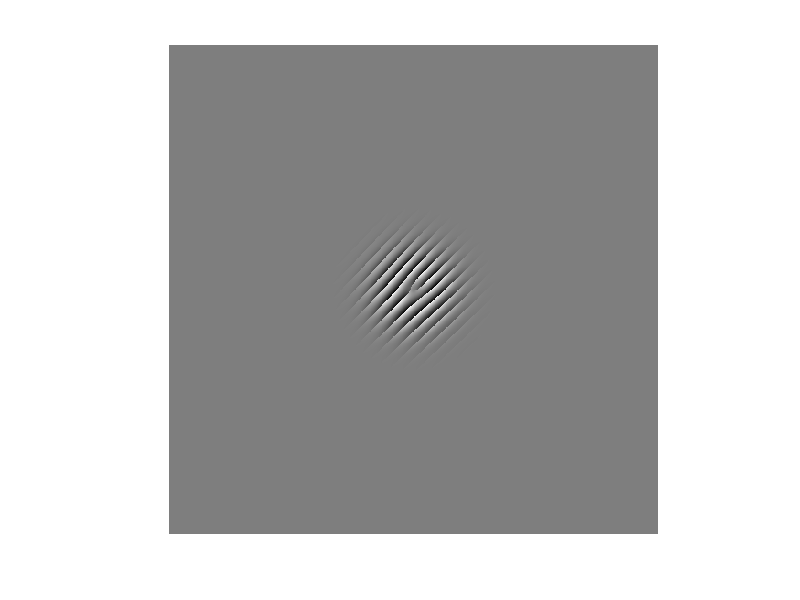

Here is the MATLAB script that generated this plot: (Note: this script raises an error after producing the figure.)
function combinedCode
  
%%%%%%%%%%%%%%%%%%%%%%%%%%%%%%%%%%%%%%%%%%%%%%%%%%%%%%%%%%%%%%%%%%%%%%%%%%%%%%%%%%%%%%%%%%%%%%%%%%%%%%%%%%%%%%%%%%%

function [E] = LGBeam(p, l, w_0, xx, yy)
% Generates a Laguerre-Gaussian Beam on coordinates [xx, yy] with parameters 
% p: radial order
% l: topologial charge
% w_0: radius as a percentage
counter = 1;
[phi,r] = cart2pol(xx,yy);
%phi=atan2(yy, xx);

RhoSquareOverWSquare = r.^2 ./ w_0.^2; %optimisation since we always use the squares
if counter == 1
  RhoSquareOverWSquare(counter)
  counter++
end
%c(p+1)=1;
%La = LaguerreL(c, abs(l), 2*RhoSquareOverWSquare);
p
La = Laguerre(p, abs(l), 2*RhoSquareOverWSquare);
Clg = sqrt((2*factorial(p)) ./ (pi * factorial(abs(l)+p))) ./ w_0;
E = Clg .* (sqrt(2)*sqrt(RhoSquareOverWSquare)).^abs(l) .* La .* exp(-RhoSquareOverWSquare) .* exp(-1i*l*phi);

%rad_term_1 = ((2*factorial(p))./(pi*factorial(p+abs(l)))).^(1/2);
%rad_term_2 = (sqrt(2).*r./w).^abs(l).*(exp(-(r./w).^2)./w);
%radial_function = rad_term_1.*rad_term_2;
%phase = exp(1i*phi*l);
%slm_mode = radial_function.*phase;
end

%%%%%%%%%%%%%%%%%%%%%%%%%%%%%%%%%%%%%%%%%%%%%%%%%%%%%%%%%%%%%%%%%%%%%%%%%%%%%%%%%%%%%%%%%%%%%%%%%%%%%%%%%%%%%%%%%%%

function [complexHologram, normalisationFactor] = LGHologram(dimensionsXY, pMatrix, lMatrix, beamRadiusPercent, normaliseZeroOne, rowToColRatio)
% Generates a Laguerre-Gaussian complex hologram normalised from magnitude 0 to 1 and angle -pi to pi.
%
% This function is comprehensive and should not really be used by itself.
% Instead, use one of the "helper" function which automatically set
% several of the parameters ofthis function.
%
% dimensionsXY(1), dimensionsXY(2) : number of pixels along each dimension
%
% pMatrix :     radial Order. Values must be 0 or a matrix the same size as
%               the lMatrix.
% lMatrix :     topological charge. Can be a matrix. [1 2; 5 19] will lay 
%               them in a square.
%
% beamRadiusPercent :   0.5 will fill the hologram
%
% normaliseZeroOne : The complex hologram will be normalised from [0,1] is
% this is true, otherwise the raw hologram is output. Default is true.
%
% rowToColRatio : For use when SLM pixels are not square. 2 means that
% pixels are twice as high as they are wide. Default = 1.
%
% Returns: A complex matrix which contains the LG beam as well as the
% normalisation factor that was used to normalise the beam amplitude to
% [0,1].
%
% Example: 
% mat=LGHologram([512 512],[0],[1],0.5); ComplexFigure(mat);
% mat=LGHologram([512 512],[0],[1],CalculateBeamRadius(512,8,2)); ComplexFigure(mat);

if nargin < 5
    normaliseZeroOne = true;
end
if nargin < 6
    rowToColRatio = 1;
end

grid=size(lMatrix)
N([1 2])=fliplr(dimensionsXY);
points=N./grid
range=N/min(N)

pMatrix(1:grid(1), 1:grid(2)) = pMatrix
beamRadiusPercent(1:grid(1), 1:grid(2)) = beamRadiusPercent
x=linspace(-range(1), range(1), points(1));
y=linspace(-range(2)/rowToColRatio, range(2)/rowToColRatio, points(2));
[yy,xx]=meshgrid(y,x);


%E(points(1), grid(1), points(2), grid(2)) = 0;
E = zeros(N);
for i=1:grid(1)
    for j=1:grid(2)
        E(:,:,i,j)=LGBeam(pMatrix(i,j), lMatrix(i,j), beamRadiusPercent(i,j), xx, yy);% OAM
        %A(:,i,:,j)=grating(E(:,:,i,j), xx, yy, gratingNumber,
        %gratingAngleDegrees, useAmplitude); % no grating in this function
    end
end
%A=reshape(A, N);
E=reshape(E, N);
%max(max(E))
%normalise from 0 to 1

if normaliseZeroOne == true
    R = abs(E);
    R = R ./ max(max(R));
    Phi = angle(E);
    complexHologram = R .* exp(1i*Phi);
    %sum(sum(E .* conj(E)))

    normalisationFactor = 1 / sum(sum(conj(complexHologram).*complexHologram));
    %warning('Remember to renormalise the measurements to maintain orthonormality! See: Flamm2013.');
else
    fprintf('here')
    complexHologram = E;
    normalisationFactor = 1;
end
end

%%%%%%%%%%%%%%%%%%%%%%%%%%%%%%%%%%%%%%%%%%%%%%%%%%%%%%%%%%%%%%%%%%%%%%%%%%%%%%%%%%%%%%%%%%%%%%%%%%%%%%%%%%%%%%%%%%%

function [ phaseHologram ] = AddGrating( inputHologram, gratingNumber, gratingAngle, complexAmplitude, gratingType, complexAmplitudeType )
%ADDGRATING Adds a grating to the provided hologram and outputs it as a
%phase-only matrix of doubles normalised to +-1 (origianlly +-pi).
%   gratingType is 'sin' or 'blazed' (defaults to blazed)
%   complexAmplitudeType defaults to 'multiply' but can also be 'sinc'. See: Clark2016 (DOI 10.1364/OE.24.006249)
%   Example: gmat = AddGrating(mat,50,0,false); imagesc(gmat);

if nargin < 5
    gratingType = 'blazed';
end
if nargin < 6
    complexAmplitudeType = 'multiply';
end

%create meshgrid
x=linspace(-pi, pi, size(inputHologram,1));
y=linspace(-pi, pi, size(inputHologram,2));
[yy,xx]=meshgrid(y,x);

theta=pi/180*gratingAngle;
plane=sin(theta)*xx+cos(theta)*yy;
phase=angle(inputHologram);

if strcmp(gratingType, 'sin') == true
    %Sin Grating
    phaseHologram=sin(phase+gratingNumber*plane+pi);
else %strcmp(grating, 'blazed') == true
    % Blazed Grating
    % See: https://en.wikipedia.org/wiki/Blazed_grating
    phaseHologram=mod(phase+gratingNumber*plane, 2*pi)-pi;
end

if (complexAmplitude)
    intensity = abs(inputHologram);
    
    if strcmp(complexAmplitudeType, 'sinc')
        error('Not implemented yet!');
       % phaseHologram = phaseHologram .* (1 - (1/pi)*asinc);
    else
        phaseHologram = phaseHologram .* intensity;        
    end
end

%renormalise to +-1
phaseHologram=(phaseHologram-pi)/(-pi-pi);

end

%%%%%%%%%%%%%%%%%%%%%%%%%%%%%%%%%%%%%%%%%%%%%%%%%%%%%%%%%%%%%%%%%%%%%%%%%%%%%%%%%%%%%%%%%%%%%%%%%%%%%%%%%%%%%%%%%%%
function [ beamRadiusPercent ] = CalculateBeamRadius( dimensionPixels, pixelSize_um, beamRadius_mm )
%CALCULATEBEAMRADIUS Converts beamRadius in mm to a percentage of the
%specified dimensionPixels and the pixel size

beamRadiusPercent = 1/((dimensionPixels * pixelSize_um * 1e-6)/(beamRadius_mm*1e-3))

end

%%%%%%%%%%%%%%%%%%%%%%%%%%%%%%%%%%%%%%%%%%%%%%%%%%%%%%%%%%%%%%%%%%%%%%%%%%%%%%%%%%%%%%%%%%%%%%%%%%%%%%%%%%%%%%%%%%%

function y = Laguerre(p,l,x)
%%This file generates the Laguerre functions stired in the variable "y" The
%%inputs are: the indices "p","l" and the vector "x".
y=zeros(p+1,1);
sizeY = size(y);
if p==0
    y=1;
else
for m=0:p
    y(p+1-m)=((-1).^m.*(factorial(p+l)))./(factorial(p-m).*factorial(l+m).*factorial(m));
end
end
y = polyval(y,x);
end


%%%%%%%%%%%%%%%%%%%%%%%%%%%%%%%%%%%%%%%%%%%%%%%%%%%%%%%%%%%%%%%%%%%%%%%%%%%%%%%%%%%%%%%%%%%%%%%%%%%%%%%%%%%%%%%%%%%
function [ img ] = ShowImage( img, fs, map, filename )
%SHOWIMAGE Show the specified image in a window or fullscreen. Can also
%save the image to the specified path.
%   img : A matrix to show / save as image. Must be 0 to 1
%   fs : The screen to show fullscreen on, if 0 then a window is used
%   filename : The path and filename (can be relative). If not specified
%   then the image is not saved. .png is automatically appended.

dr = [0 255]

if nargin < 2
    fs = 0;
    map=gray(256);
end

if nargin < 3
    if (max(max(img)) > 255)
        %guessing 12 bit (4095)
        map=jet(4096);
        dr = [0 4095];
        warning('Using 12 bit [0,4095] jet colormap.');
    elseif (max(max(img)) <= 1)
        img = img * 255;
    end
end

if nargin == 4
    imwrite(img, map, strcat(filename, '.png'));
end

if fs == 0
    figure; imshow(img,map,'Border','tight','InitialMagnification','fit','DisplayRange',dr); truesize(1);
elseif fs > 0
    if max(max((img ./ dr(2)))) > 1
        error('img max > 1');
    end
    fullscreen(img ./ dr(2),fs);
end
end

%%%%%%%%%%%%%%%%%%%%%%%%%%%%%%%%%%%%%%%%%%%%%%%%%%%%%%%%%%%%%%%%%%%%%%%%%%%%%%%%%%%%%%%%%%%%%%%%%%%%%%%%%%%%%%%%%%%
%generates a simple lg hologram with a grating

%[cols rows]
sizeGrid = [1024 1024]

l = [1]
p = [0]
complexAmplitude = true;
complexAmplitude = true;

gratingNumber = 50;
gratingAngle = 45; %degrees

beamRadius = 1; %mm

%Generate the LG hologram matrix (complex)
mat = LGHologram(sizeGrid,p,l,CalculateBeamRadius(sizeGrid(2),8,beamRadius));
%ComplexFigure(mat);

gratingMat = AddGrating(mat,gratingNumber,gratingAngle,complexAmplitude);

ShowImage(gratingMat);

end